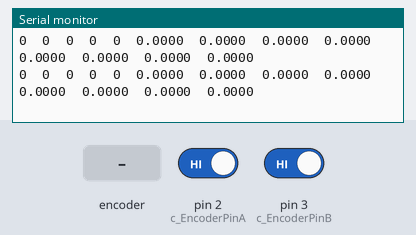
The sketch below on a simulated Arduino Uno, built with avr-gcc and run on an emulated ATmega328P. Parts: the last lines printed to the serial monitor. The test bench sets the inputs (shaded band); at power-on: pin 3 (c_EncoderPinB) HIGH, pin 2 (c_EncoderPinA) HIGH.

Above: at 1.2 s.
1.3 s: rotary encoder on pin 2 (c_EncoderPinA) / pin 1 (c_EncoderInterruptB) turned 1 step (first pin leading)
At 2.8 s:
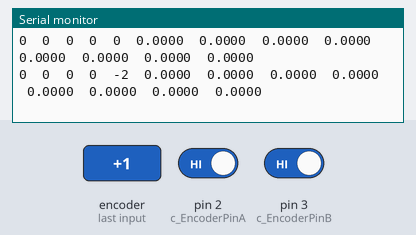
3.0 s: pin 3 (c_EncoderPinB) driven LOW
At 3.8 s:
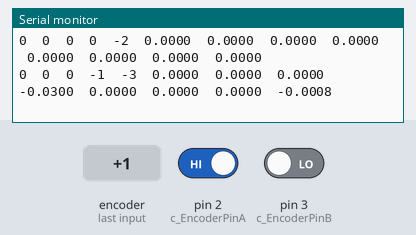
4.5 s: pin 3 (c_EncoderPinB) driven HIGH
At 5.8 s:
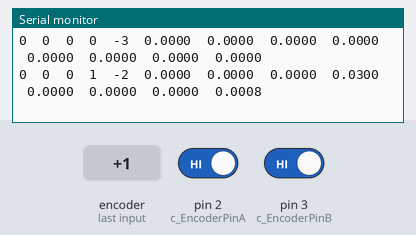
6.0 s: rotary encoder on pin 2 (c_EncoderPinA) / pin 1 (c_EncoderInterruptB) turned 1 step (first pin leading)
At 6.5 s:
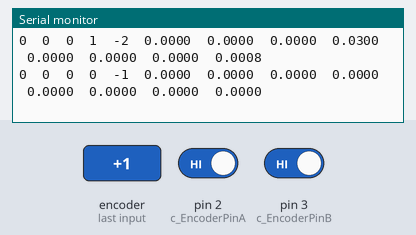
Timing chart, 0 to 8.7 s (numbered marks = the images above; inputs shaded):
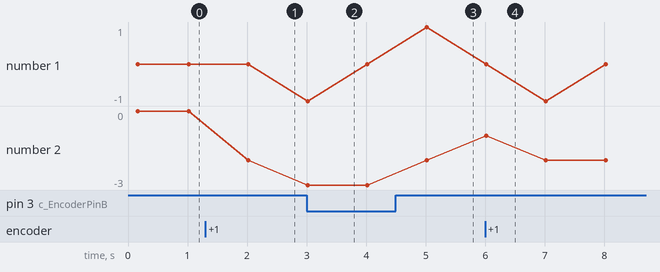

The sketch:

encoder_test.ino
```cpp
/*
*Quadrature Decoder
*/
#include "Arduino.h"
#include <digitalWriteFast.h>  // library for high performance reads and writes by jrraines
                               // see http://www.arduino.cc/cgi-bin/yabb2/YaBB.pl?num=1267553811/0
                               // and http://code.google.com/p/digitalwritefast/
#include <TimerOne.h>

// It turns out that the regular digitalRead() calls are too slow and bring the arduino down when
// I use them in the interrupt routines while the motor runs at full speed.

// Quadrature encoders
//  encoder
#define c_EncoderInterruptA 0
#define c_EncoderInterruptB 1
#define c_EncoderPinA 2
#define c_EncoderPinB 3

volatile bool _EncoderASet;
volatile bool _EncoderBSet;
volatile bool _EncoderAPrev;
volatile bool _EncoderBPrev;
volatile long _EncoderTicks = 0;

volatile long CountsLast_20ms = 0;
volatile long CountsLast_200ms = 0;
volatile long CountsLast_1s = 0;
volatile long CountsLast_2s = 0;
volatile long TotalCounts = 0;

volatile byte TimerTickCount = 0;
volatile bool OneSecond = false;

int CountsPerRotation = 1000;
float DistancePerRotation = 1.57079;

void setup()
{
  Serial.begin(9600);

  // Quadrature encoders
  //  encoder
  pinMode(c_EncoderPinA, INPUT);      // sets pin A as input
  digitalWrite(c_EncoderPinA, LOW);  // turn on pullup resistors
  pinMode(c_EncoderPinB, INPUT);      // sets pin B as input
  digitalWrite(c_EncoderPinB, LOW);  // turn on pullup resistors
  attachInterrupt(c_EncoderInterruptA, HandleMotorInterruptA, CHANGE);
  attachInterrupt(c_EncoderInterruptB, HandleMotorInterruptB, CHANGE);
  Timer1.initialize(20000); // 20ms period
  Timer1.attachInterrupt(Handle20msTimerInterrupt, 20000);
  Serial.print("Note:Rotation calculation is based on ");
  Serial.print(CountsPerRotation, DEC);
  Serial.println(" counts per one full rotation");
  Serial.println("Counts:\t\t\t\t\tRPM:\t\t\t\tFPS:");
  Serial.println("20ms\t200ms\t1s\t2s\tTotal\t20ms\t200ms\t1s\t2s\t20ms\t200ms\t1s\t2s");
}

void loop()
{
  if (OneSecond){
    Serial.print(CountsLast_20ms, DEC);
    Serial.print("\t");
    Serial.print(CountsLast_200ms, DEC);
    Serial.print("\t");
    Serial.print(CountsLast_1s, DEC);
    Serial.print("\t");
    Serial.print(CountsLast_2s, DEC);
    Serial.print("\t");
    Serial.print(TotalCounts, DEC);
    Serial.print("\t");
    // RPM
    Serial.print(((float)CountsLast_20ms / (float)CountsPerRotation) * 3000.0, 4);
    Serial.print("\t");
    Serial.print(((float)CountsLast_200ms / (float)CountsPerRotation) * 300.0, 4);
    Serial.print("\t");
    Serial.print(((float)CountsLast_1s / (float)CountsPerRotation) * 60.0, 4);
    Serial.print("\t");
    Serial.print(((float)CountsLast_2s / (float)CountsPerRotation) * 30.0, 4);
    Serial.print("\t");
    // FPS
    Serial.print(((float)CountsLast_20ms / (float)CountsPerRotation) * 50.0 * DistancePerRotation, 4);
    Serial.print("\t");
    Serial.print(((float)CountsLast_200ms / (float)CountsPerRotation) * 5.0 * DistancePerRotation, 4);
    Serial.print("\t");
    Serial.print(((float)CountsLast_1s / (float)CountsPerRotation) * DistancePerRotation, 4);
    Serial.print("\t");
    Serial.print(((float)CountsLast_2s / (float)CountsPerRotation) * 0.5 * DistancePerRotation, 4);
    Serial.println();
    OneSecond = false;
  }
}

void Handle20msTimerInterrupt(){
  if ((TimerTickCount % 10) == 0) CountsLast_200ms = 0;
  if ((TimerTickCount % 50) == 0) {
    CountsLast_1s = 0;
    OneSecond = true;
  }
  if ((TimerTickCount % 100) == 0) {
    CountsLast_2s = 0;
    TimerTickCount = 0;
  }

  CountsLast_20ms = _EncoderTicks;
  CountsLast_200ms += _EncoderTicks;
  CountsLast_1s += _EncoderTicks;
  CountsLast_2s += _EncoderTicks;
  TotalCounts += _EncoderTicks;

  _EncoderTicks = 0;
  TimerTickCount++;
}

// Interrupt service routines for the  motor's quadrature encoder
void HandleMotorInterruptA(){
  _EncoderBSet = digitalReadFast(c_EncoderPinB);
  _EncoderASet = digitalReadFast(c_EncoderPinA);

  _EncoderTicks+=ParseEncoder();

  _EncoderAPrev = _EncoderASet;
  _EncoderBPrev = _EncoderBSet;
}

// Interrupt service routines for the right motor's quadrature encoder
void HandleMotorInterruptB(){
  // Test transition;
  _EncoderBSet = digitalReadFast(c_EncoderPinB);
  _EncoderASet = digitalReadFast(c_EncoderPinA);

  _EncoderTicks+=ParseEncoder();

  _EncoderAPrev = _EncoderASet;
  _EncoderBPrev = _EncoderBSet;
}

int ParseEncoder(){
  if(_EncoderAPrev && _EncoderBPrev){
    if(!_EncoderASet && _EncoderBSet) return 1;
    if(_EncoderASet && !_EncoderBSet) return -1;
  }else if(!_EncoderAPrev && _EncoderBPrev){
    if(!_EncoderASet && !_EncoderBSet) return 1;
    if(_EncoderASet && _EncoderBSet) return -1;
  }else if(!_EncoderAPrev && !_EncoderBPrev){
    if(_EncoderASet && !_EncoderBSet) return 1;
    if(!_EncoderASet && _EncoderBSet) return -1;
  }else if(_EncoderAPrev && !_EncoderBPrev){
    if(_EncoderASet && _EncoderBSet) return 1;
    if(!_EncoderASet && !_EncoderBSet) return -1;
  }
  return 0;
}
```

Measured:
- after the input at 1.3 s, the serial monitor: prints a new line after 0.72 s (image 1)
- after the input at 3.0 s, the serial monitor: prints a new line at once (image 2)
- after the input at 4.5 s, the serial monitor: prints a new line after 0.52 s (image 3)
- after the input at 6.0 s, the serial monitor: prints a new line at once (image 4)
- plotted number 1: 0 → 1 after the input at 4.5 s
- plotted number 2: 0 → -2 after the input at 1.3 s, -2 → -3 after the input at 3.0 s
